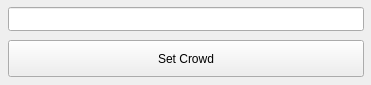
<?xml version="1.0" encoding="UTF-8"?>
<ui version="4.0">
 <class>layout</class>
 <widget class="QWidget" name="layout">
  <property name="geometry">
   <rect>
    <x>0</x>
    <y>0</y>
    <width>371</width>
    <height>85</height>
   </rect>
  </property>
  <property name="windowTitle">
   <string>setCrw</string>
  </property>
  <widget class="QLineEdit" name="inputJson">
   <property name="geometry">
    <rect>
     <x>8</x>
     <y>7</y>
     <width>356</width>
     <height>24</height>
    </rect>
   </property>
   <property name="font">
    <font>
     <pointsize>10</pointsize>
     <weight>75</weight>
     <bold>true</bold>
    </font>
   </property>
  </widget>
  <widget class="QPushButton" name="setCrw">
   <property name="geometry">
    <rect>
     <x>8</x>
     <y>40</y>
     <width>356</width>
     <height>37</height>
    </rect>
   </property>
   <property name="text">
    <string>Set Crowd</string>
   </property>
  </widget>
 </widget>
 <resources/>
 <connections/>
</ui>
